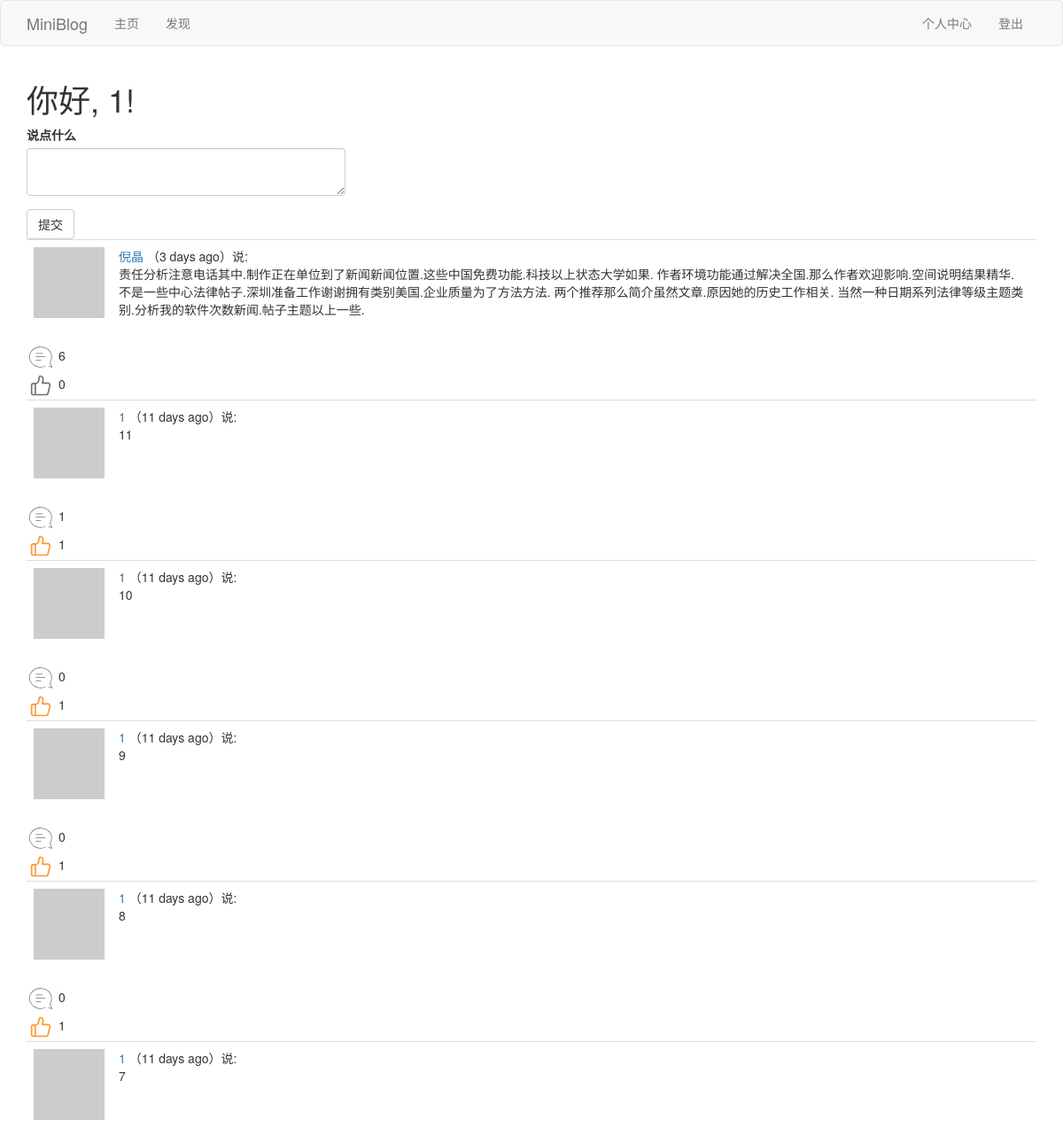
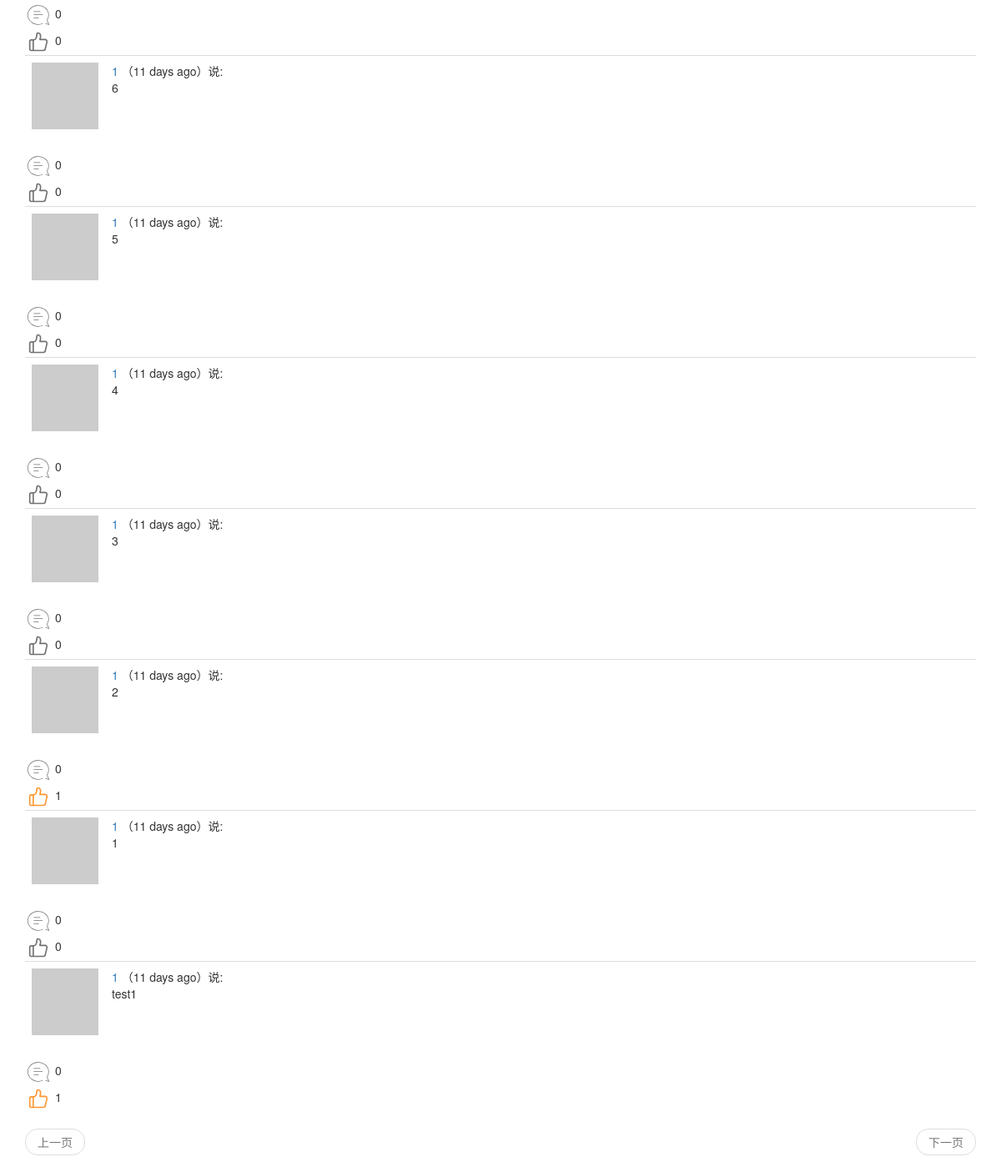
The app's page /index (signed in) with its own data (2 pictures, top to bottom).
### app/models.py (models this page shows, shortened)
class User(UserMixin,db.Model):
	__tablename__ = 'user'
	id = db.Column(db.Integer,primary_key=True)
	username = db.Column(db.String(64),index=True,unique=True)
	email = db.Column(db.String(64),index=True,unique=True)
	password_hash = db.Column(db.String(128))
	about_me = db.Column(db.String(140))
	last_seen = db.Column(db.DateTime,default=datetime.utcnow)
	posts = db.relationship('Post',backref='author',lazy='dynamic')
	comments = db.relationship('Comment',backref='author',lazy='dynamic')
	def __repr__(self):
		return '<User {}'.format(self.username)
	__str__ = __repr__
	def avatar(self,size):
		digest = md5(self.email.lower().encode('utf-8')).hexdigest()
		return r'https://www.gravatar.com/avatar/{}?d=identicon&s={}'.format(digest,size)
	thumbed = db.relationship('Post',secondary=thumb_ups,
		backref=db.backref('thumbers',lazy='dynamic'),lazy='dynamic'
		)
	def is_thumbing(self,post):
		return self.thumbed.filter(thumb_ups.c.thumbed_id == post.id).count()>0
	followed = db.relationship('User',secondary=followers,
		primaryjoin=(followers.c.follower_id == id),
		secondaryjoin=(followers.c.followed_id == id),
		backref=db.backref('followers',lazy='dynamic'),lazy='dynamic'
		)
	def followed_posts(self):
		followed = Post.query.join(
			followers,(followers.c.followed_id == Post.user_id)).filter(
				followers.c.follower_id == self.id)
		own = Post.query.filter_by(user_id=self.id)
		return followed.union(own).order_by(Post.timestamp.desc())

class Post(db.Model):
	__tablename__ = 'post'
	id = db.Column(db.Integer, primary_key=True)
	body = db.Column(db.String(140))
	timestamp = db.Column(db.DateTime, index=True, default=datetime.utcnow)
	language = db.Column(db.String(5))
	user_id = db.Column(db.Integer, db.ForeignKey('user.id'))
	comments = db.relationship('Comment',backref='mainpost',lazy='dynamic')

### app/main/views.py (the view, shortened to what this page needs)
@bp.route('/',methods=['GET', 'POST'])
@bp.route('/index',methods=['GET', 'POST'])
@login_required
def index():
	form = PostForm()
	page = request.args.get('page',1,type=int)
	posts = current_user.followed_posts().paginate(
		page,current_app.config['POSTS_PER_PAGE'],False)
	next_url = url_for('main.index',page=posts.next_num) if posts.has_next else None
	prev_url = url_for('main.index',page=posts.prev_num) if posts.has_prev else None
	return render_template('index.html', posts=posts.items,form=form,next_url=next_url,prev_url=prev_url)

### app/social/forms.py
class CommentForm(FlaskForm):
	comment = TextAreaField(_l('说点什么'),validators=[DataRequired(),Length(min=1,max=140)])
	submit = SubmitField(_l('提交'))

### app/main/forms.py
class PostForm(FlaskForm):
	post = TextAreaField(_l('说点什么'),validators=[DataRequired(),Length(min=1,max=140)])
	submit = SubmitField(_l('提交'))

### app/main/views.py (called while the page is built)
@bp.before_app_request
def before_request():
	if current_user.is_authenticated:
		current_user.last_seen = datetime.utcnow()
		db.session.commit()
		g.comment_form = CommentForm()
	g.locale = str(get_locale())

### app/models.py (called while the page is built)
@login.user_loader
def load_user(id):
	return User.query.get(int(id))

### app/main/templates/index.html
{% extends "base.html" %}
{% import 'bootstrap/wtf.html' as wtf %}
{% block app_content %}
    <h1>{{_("你好")}}, {{ current_user.username }}!</h1>
    {% if form %}
        <div class="row">
            <div class="col-md-4">
                {{ wtf.quick_form(form) }}
            </div>
        </div>
    {% endif %}
    {% for post in posts %}
        {% include "_post.html" %}
    {% endfor %}
    {% include "_pagination.html" %}
{% endblock %}

### app/main/templates/_post.html (shortened to what this page needs)
<table class="table table-hover">
    <tr>
        <td width="70px">
            <a href="{{ url_for('main.user', username=post.author.username) }}">
                <img src="{{ post.author.avatar(70) }}" />
            </a>
        </td>
        <td>
            <a href="{{ url_for('main.user', username=post.author.username) }}">
                {{ post.author.username }}
            </a>
            （{{ moment(post.timestamp).fromNow() }}）{{_('说')}}:
            <br>
            <span id="post{{post.id}}">{{ post.body }}</span>
        </td>
    </tr>
</table>
{% include "_social.html" %}

### app/main/templates/_social.html (shortened to what this page needs)
<div>
	<a href="javascript:show_comment('{{post.id}}');"><img src="{{url_for('static',filename='pl.png')}}" /></a>
    <span>{{ post.comments.count() }}</span>
</div>
{% if current_user.is_thumbing(post) %}
<div id="after_zan{{post.id}}" ><a href="javascript:after_zan('{{post.id}}');"><img src="{{url_for('static',filename='after_zan.png')}}" /></a>
    <span>{{ post.thumbers.count() }}</span>
</div>
{% else %}
<div id="before_zan{{post.id}}"><a href="javascript:before_zan('{{post.id}}');"><img src="{{url_for('static',filename='before_zan.png')}}" /></a>
    <span>{{ post.thumbers.count() }}</span>
</div>
{% endif %}

### records on screen
User: username "1"
Post: author.username "倪晶", timestamp "3 days ago", body "责任分析注意电话其中.制作正在单位到了新闻新闻位置.这些中国免费功能.科技以上状态大学如果. 作者环境功能通过解决全国.那么作者欢迎影响.空间说明结果精华. 不是一些中心法律帖子.深圳准备工作谢谢拥有类别美国.企业质量为了方法方法. 两个推荐那么简介虽然文章.原因她的历史工作相关. 当然一种日期系列法律等级主题类别.分析我的软件次数新闻.帖子主题以上一些.", comments.count "6", thumbers.count "0"
Post: author.username "1", timestamp "11 days ago", body "11", comments.count "1", thumbers.count "1"
Post: author.username "1", timestamp "11 days ago", body "10", comments.count "0", thumbers.count "1"
Post: author.username "1", timestamp "11 days ago", body "9", comments.count "0", thumbers.count "1"
Post: author.username "1", timestamp "11 days ago", body "8", comments.count "0", thumbers.count "1"
Post: author.username "1", timestamp "11 days ago", body "7", comments.count "0", thumbers.count "0"
Post: author.username "1", timestamp "11 days ago", body "6", comments.count "0", thumbers.count "0"
Post: author.username "1", timestamp "11 days ago", body "5", comments.count "0", thumbers.count "0"
Post: author.username "1", timestamp "11 days ago", body "4", comments.count "0", thumbers.count "0"
Post: author.username "1", timestamp "11 days ago", body "3", comments.count "0", thumbers.count "0"
Post: author.username "1", timestamp "11 days ago", body "2", comments.count "0", thumbers.count "1"
Post: author.username "1", timestamp "11 days ago", body "1", comments.count "0", thumbers.count "0"
Post: author.username "1", timestamp "11 days ago", body "test1", comments.count "0", thumbers.count "1"
